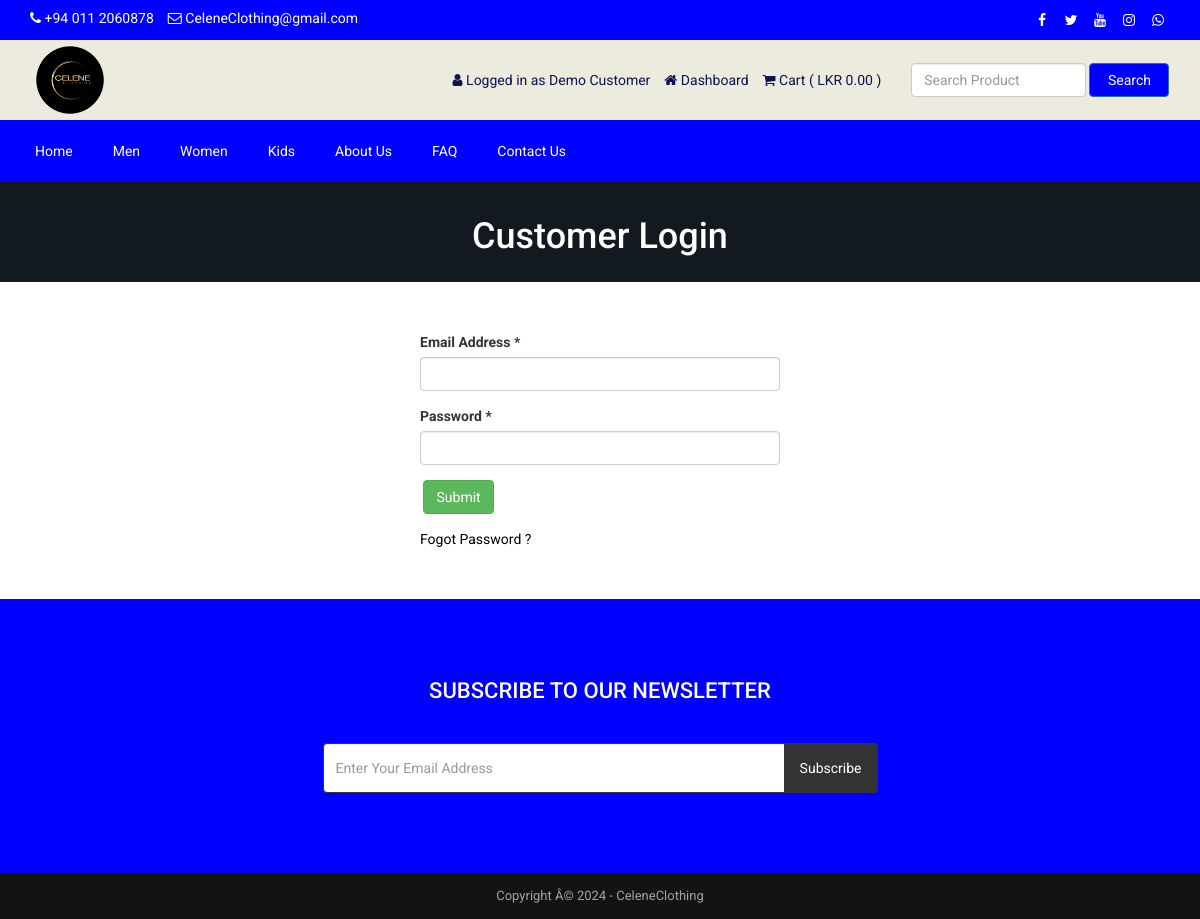
/login.php (signed in), run on the app's committed database.
### tables this page shows
CREATE TABLE `tbl_settings` (
  `id` int(11) NOT NULL,
  `logo` text NOT NULL,
  `favicon` text NOT NULL,
  `footer_about` text NOT NULL,
  `footer_copyright` text NOT NULL,
  `contact_address` text NOT NULL,
  `contact_email` text NOT NULL,
  `contact_phone` text NOT NULL,
  `contact_fax` text NOT NULL,
  `contact_map_iframe` text NOT NULL,
  `receive_email` text NOT NULL,
  `receive_email_subject` text NOT NULL,
  `receive_email_thank_you_message` text NOT NULL,
  `forget_password_message` text NOT NULL,
  `total_recent_post_footer` int(10) NOT NULL,
  `total_popular_post_footer` int(10) NOT NULL,
  `total_recent_post_sidebar` int(11) NOT NULL,
  `total_popular_post_sidebar` int(11) NOT NULL,
  `total_featured_product_home` int(11) NOT NULL,
  `total_latest_product_home` int(11) NOT NULL,
  `total_popular_product_home` int(11) NOT NULL,
  `meta_title_home` text NOT NULL,
  `meta_keyword_home` text NOT NULL,
  `meta_description_home` text NOT NULL,
  `banner_login` text NOT NULL,
  `banner_registration` text NOT NULL,
  `banner_forget_password` text NOT NULL,
  `banner_reset_password` text NOT NULL,
  `banner_search` text NOT NULL,
  `banner_cart` text NOT NULL,
  `banner_checkout` text NOT NULL,
  `banner_product_category` text NOT NULL,
  `banner_blog` text NOT NULL,
  `cta_title` text NOT NULL,
  `cta_content` text NOT NULL,
  `cta_read_more_text` text NOT NULL,
  `cta_read_more_url` text NOT NULL,
  `cta_photo` text NOT NULL,
  `featured_product_title` text NOT NULL,
  `featured_product_subtitle` text NOT NULL,
  `latest_product_title` text NOT NULL,
  `latest_product_subtitle` text NOT NULL,
  `popular_product_title` text NOT NULL,
  `popular_product_subtitle` text NOT NULL,
  `testimonial_title` text NOT NULL,
  `testimonial_subtitle` text NOT NULL,
  `testimonial_photo` text NOT NULL,
  `blog_title` text NOT NULL,
  `blog_subtitle` text NOT NULL,
  `newsletter_text` text NOT NULL,
  `paypal_email` text NOT NULL,
  `stripe_public_key` text NOT NULL,
  `stripe_secret_key` text NOT NULL,
  `bank_detail` text NOT NULL,
  `before_head` text NOT NULL,
  `after_body` text NOT NULL,
  `before_body` text NOT NULL,
  `home_service_on_off` int(11) NOT NULL,
  `home_welcome_on_off` int(11) NOT NULL,
  `home_featured_product_on_off` int(11) NOT NULL,
  `home_latest_product_on_off` int(11) NOT NULL,
  `home_popular_product_on_off` int(11) NOT NULL,
  `home_testimonial_on_off` int(11) NOT NULL,
  `home_blog_on_off` int(11) NOT NULL,
  `newsletter_on_off` int(11) NOT NULL,
  `ads_above_welcome_on_off` int(1) NOT NULL,
  `ads_above_featured_product_on_off` int(1) NOT NULL,
  `ads_above_latest_product_on_off` int(1) NOT NULL,
  `ads_above_popular_product_on_off` int(1) NOT NULL,
  `ads_above_testimonial_on_off` int(1) NOT NULL,
  `ads_category_sidebar_on_off` int(1) NOT NULL
);

CREATE TABLE `tbl_social` (
  `social_id` int(11) NOT NULL,
  `social_name` varchar(30) NOT NULL,
  `social_url` varchar(255) NOT NULL,
  `social_icon` varchar(30) NOT NULL
);

CREATE TABLE `tbl_top_category` (
  `tcat_id` int(11) NOT NULL,
  `tcat_name` varchar(255) NOT NULL,
  `show_on_menu` int(1) NOT NULL
);

CREATE TABLE `tbl_page` (
  `id` int(11) NOT NULL,
  `about_title` varchar(255) NOT NULL,
  `about_content` text NOT NULL,
  `about_banner` varchar(255) NOT NULL,
  `about_meta_title` varchar(255) NOT NULL,
  `about_meta_keyword` text NOT NULL,
  `about_meta_description` text NOT NULL,
  `faq_title` varchar(255) NOT NULL,
  `faq_banner` varchar(255) NOT NULL,
  `faq_meta_title` varchar(255) NOT NULL,
  `faq_meta_keyword` text NOT NULL,
  `faq_meta_description` text NOT NULL,
  `blog_title` varchar(255) NOT NULL,
  `blog_banner` varchar(255) NOT NULL,
  `blog_meta_title` varchar(255) NOT NULL,
  `blog_meta_keyword` text NOT NULL,
  `blog_meta_description` text NOT NULL,
  `contact_title` varchar(255) NOT NULL,
  `contact_banner` varchar(255) NOT NULL,
  `contact_meta_title` varchar(255) NOT NULL,
  `contact_meta_keyword` text NOT NULL,
  `contact_meta_description` text NOT NULL,
  `pgallery_title` varchar(255) NOT NULL,
  `pgallery_banner` varchar(255) NOT NULL,
  `pgallery_meta_title` varchar(255) NOT NULL,
  `pgallery_meta_keyword` text NOT NULL,
  `pgallery_meta_description` text NOT NULL,
  `vgallery_title` varchar(255) NOT NULL,
  `vgallery_banner` varchar(255) NOT NULL,
  `vgallery_meta_title` varchar(255) NOT NULL,
  `vgallery_meta_keyword` text NOT NULL,
  `vgallery_meta_description` text NOT NULL
);

### login.php (the view, shortened to what this page needs)
<?php require_once('header.php'); ?>
<?php
$statement = $pdo->prepare("SELECT * FROM tbl_settings WHERE id=1");
$statement->execute();
$result = $statement->fetchAll(PDO::FETCH_ASSOC);
foreach ($result as $row) {
    $banner_login = $row['banner_login'];
}
?>
<div class="page-banner" style="background-color:#444;background-image: url(assets/uploads/<?php echo $banner_login; ?>);">
    <div class="inner">
        <h1><?php echo LANG_VALUE_10; ?></h1>
    </div>
</div>
<div class="page">
    <div class="container">
        <div class="row">
            <div class="col-md-12">
                <div class="user-content">
                    <form action="" method="post">
                        <div class="row">
                            <div class="col-md-4"></div>
                            <div class="col-md-4">
                                <div class="form-group">
                                    <label for=""><?php echo LANG_VALUE_94; ?> *</label>
                                    <input type="email" class="form-control" name="cust_email">
                                </div>
                                <div class="form-group">
                                    <label for=""><?php echo LANG_VALUE_96; ?> *</label>
                                    <input type="password" class="form-control" name="cust_password">
                                </div>
                                <div class="form-group">
                                    <input type="submit" class="btn btn-success" value="<?php echo LANG_VALUE_4; ?>" name="form1">
                                </div>
                                <a href="forget-password.php" style="color:black;">Fogot Password ?</a>
                            </div>
                        </div>
                    </form>
                </div>
            </div>
        </div>
    </div>
</div>
<?php require_once('footer.php'); ?>

### header.php (shortened to what this page needs)
<?php
include("admin/inc/config.php");
$statement = $pdo->prepare("SELECT * FROM tbl_settings WHERE id=1");
$statement->execute();
$result = $statement->fetchAll(PDO::FETCH_ASSOC);
foreach ($result as $row)
{
	$logo = $row['logo'];
	$contact_email = $row['contact_email'];
	$contact_phone = $row['contact_phone'];
}
?>
<!DOCTYPE html>
<html lang="en">
<head>
	<link rel="stylesheet" href="assets/css/bootstrap.min.css">
	<link rel="stylesheet" href="assets/css/font-awesome.min.css">
	<link rel="stylesheet" href="assets/css/owl.carousel.min.css">
	<link rel="stylesheet" href="assets/css/owl.theme.default.min.css">
	<link rel="stylesheet" href="assets/css/jquery.bxslider.min.css">
    <link rel="stylesheet" href="assets/css/magnific-popup.css">
    <link rel="stylesheet" href="assets/css/rating.css">
	<link rel="stylesheet" href="assets/css/spacing.css">
	<link rel="stylesheet" href="assets/css/bootstrap-touch-slider.css">
	<link rel="stylesheet" href="assets/css/animate.min.css">
	<link rel="stylesheet" href="assets/css/tree-menu.css">
	<link rel="stylesheet" href="assets/css/select2.min.css">
	<link rel="stylesheet" href="assets/css/main.css">
	<link rel="stylesheet" href="assets/css/responsive.css">
	<?php
	$statement = $pdo->prepare("SELECT * FROM tbl_page WHERE id=1");
	$statement->execute();
	$result = $statement->fetchAll(PDO::FETCH_ASSOC);
		?>
</head>
<body>
<div class="top"  style="background-color:blue">
	<div class="container">
		<div class="row">
			<div class="col-md-6 col-sm-6 col-xs-12">
				<div class="left">
					<ul>
						<li><i class="fa fa-phone"></i> <?php echo $contact_phone; ?></li>
						<li><i class="fa fa-envelope-o"></i> <?php echo $contact_email; ?></li>
					</ul>
				</div>
			</div>
			<div class="col-md-6 col-sm-6 col-xs-12">
				<div class="right">
					<ul>
						<?php
						$statement = $pdo->prepare("SELECT * FROM tbl_social");
						$statement->execute();
						$result = $statement->fetchAll(PDO::FETCH_ASSOC);
						foreach ($result as $row) {
							?>
							<?php if($row['social_url'] != ''): ?>
							<li><a href="<?php echo $row['social_url']; ?>"><i class="<?php echo $row['social_icon']; ?>"></i></a></li>
							<?php endif; ?>
							<?php
						}
						?>
					</ul>
				</div>
			</div>
		</div>
	</div>
</div>
<div class="header"  style="background-color:#EDEADE">
	<div class="container">
		<div class="row inner">
			<div class="col-md-4 logo">
				<a href="index.php"><img src="assets/uploads/<?php echo $logo; ?>" alt="logo image"></a>
			</div>
			<div class="col-md-5 right">
				<ul>
					<?php
					if(isset($_SESSION['customer'])) {
						?>
						<li><i class="fa fa-user"></i> <?php echo LANG_VALUE_13; ?> <?php echo $_SESSION['customer']['cust_name']; ?></li>
						<li><a href="dashboard.php"><i class="fa fa-home"></i> <?php echo LANG_VALUE_89; ?></a></li>
						<?php
					} else {
						?>
						<li><a href="login.php"><i class="fa fa-sign-in"></i> <?php echo LANG_VALUE_9; ?></a></li>
						<li><a href="registration.php"><i class="fa fa-user-plus"></i> <?php echo LANG_VALUE_15; ?></a></li>
						<li><a href="admin/login.php"><i class="fa fa-sign-in"></i> Admin </a></li>
						<?php
					}
					?>
					<li><a href="cart.php"><i class="fa fa-shopping-cart"></i> <?php echo LANG_VALUE_18; ?> ( <?php
					if(isset($_SESSION['cart_p_id'])) {
						$table_total_price = 0;
						$i=0;
	                    foreach($_SESSION['cart_p_qty'] as $key => $value)
	                    {
	                        $i++;
	                        $arr_cart_p_qty[$i] = $value;
	                    }                    $i=0;
	                    foreach($_SESSION['cart_p_current_price'] as $key => $value)
	                    {
	                        $i++;
	                        $arr_cart_p_current_price[$i] = $value;
	                    }
	                    for($i=1;$i<=count($arr_cart_p_qty);$i++) {
	                    	$row_total_price = $arr_cart_p_current_price[$i]*$arr_cart_p_qty[$i];
	                        $table_total_price = $table_total_price + $row_total_price;
	                    }
   						 $formatted_total_price = number_format($table_total_price, 2, '.', ',');
						echo LANG_VALUE_1 . $formatted_total_price;
						} else {
						echo 'LKR 0.00';
					}
					?> )</a></li>
				</ul>
			</div>
			<div class="col-md-3 search-area" >
				<form class="navbar-form navbar-left" role="search" action="search-result.php" method="get">
					<div class="form-group">
						<input type="text" class="form-control search-top" placeholder="<?php echo LANG_VALUE_2; ?>" name="search_text">
					</div>
					<button type="submit" class="btn btn-primary" style="background-color:blue"><?php echo LANG_VALUE_3; ?></button>
				</form>
			</div>
		</div>
	</div>
</div>
<div class="nav"  style="background-color:blue" >
	<div class="container">
		<div class="row">
			<div class="col-md-12 pl_0 pr_0">
				<div class="menu-container" style="background-color:blue">
					<div class="menu">
						<ul>
							<li><a href="index.php">Home</a></li>
							<?php
							$statement = $pdo->prepare("SELECT * FROM tbl_top_category WHERE show_on_menu=1");
							$statement->execute();
							$result = $statement->fetchAll(PDO::FETCH_ASSOC);
							foreach ($result as $row) {
								?>
								<li><a href="product-category.php?id=<?php echo $row['tcat_id']; ?>&type=top-category"><?php echo $row['tcat_name']; ?></a>
								</li>
								<?php
							}
							?>
							<?php
							$statement = $pdo->prepare("SELECT * FROM tbl_page WHERE id=1");
							$statement->execute();
							$result = $statement->fetchAll(PDO::FETCH_ASSOC);
							foreach ($result as $row) {
								$about_title = $row['about_title'];
								$faq_title = $row['faq_title'];
								$contact_title = $row['contact_title'];
							}
							?>
							<li><a href="about.php"><?php echo $about_title; ?></a></li>
							<li><a href="faq.php"><?php echo $faq_title; ?></a></li>
							<li><a href="contact.php"><?php echo $contact_title; ?></a></li>
						</ul>
					</div>
				</div>
			</div>
		</div>
	</div>
</div>

### footer.php (shortened to what this page needs)
<?php
$statement = $pdo->prepare("SELECT * FROM tbl_settings WHERE id=1");
$statement->execute();
$result = $statement->fetchAll(PDO::FETCH_ASSOC);
foreach ($result as $row)
{
	$footer_copyright = $row['footer_copyright'];
    $newsletter_on_off = $row['newsletter_on_off'];
}
?>
<?php if($newsletter_on_off == 1): ?>
<section class="home-newsletter"  style="background-color:blue	">
	<div class="container">
		<div class="row">
			<div class="col-md-6 col-md-offset-3">
				<div class="single">
				<form action="" method="post">
					<h2><?php echo LANG_VALUE_93; ?></h2>
					<div class="input-group">
			        	<input type="email" class="form-control" placeholder="<?php echo LANG_VALUE_95; ?>" name="email_subscribe">
			         	<span class="input-group-btn">
			         	<button class="btn btn-theme" type="submit" name="form_subscribe"><?php echo LANG_VALUE_92; ?></button>
			         	</span>
			        </div>
				</div>
			</div>
		</div>
	</div>
</section>
<?php endif; ?>
<div class="footer-bottom">
	<div class="container">
		<div class="row">
			<div class="col-md-12 copyright">
				<?php echo $footer_copyright; ?>
			</div>
		</div>
	</div>
</div>
</body>
</html>

### data on the page
tbl_settings: contact_phone "+94 011 2060878", contact_email "CeleneClothing@gmail.com", logo (picture), banner_login (picture), footer_copyright "Copyright Â© 2024 - CeleneClothing"
tbl_top_category: tcat_name "Men"
tbl_top_category: tcat_name "Women"
tbl_top_category: tcat_name "Kids"
tbl_page: about_title "About Us", faq_title "FAQ", contact_title "Contact Us"

### other printed values
LANG_VALUE_13 "Logged in as"
$_SESSION['customer']['cust_name'] "Demo Customer"
LANG_VALUE_89 "Dashboard"
LANG_VALUE_18 "Cart"
LANG_VALUE_3 "Search"
LANG_VALUE_10 "Customer Login"
LANG_VALUE_94 "Email Address"
LANG_VALUE_96 "Password"
LANG_VALUE_93 "SUBSCRIBE TO OUR NEWSLETTER"
LANG_VALUE_92 "Subscribe"
